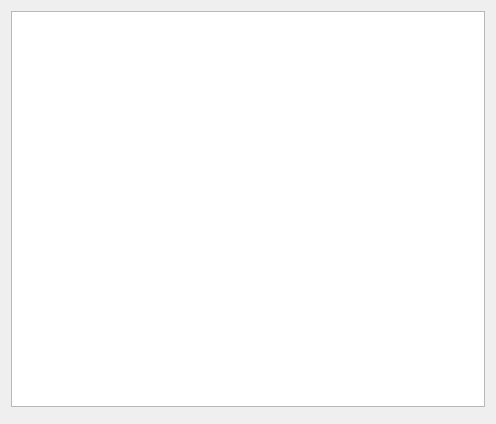
<ui version="4.0" >
 <class>MainWindow</class>
 <widget class="QWidget" name="MainWindow" >
  <property name="geometry" >
   <rect>
    <x>0</x>
    <y>0</y>
    <width>496</width>
    <height>424</height>
   </rect>
  </property>
  <property name="windowTitle" >
   <string>QNetworkAccessManager test</string>
  </property>
  <layout class="QGridLayout" name="gridLayout" >
   <item row="1" column="0" >
    <widget class="QDialogButtonBox" name="buttonBox" >
     <property name="orientation" >
      <enum>Qt::Horizontal</enum>
     </property>
     <property name="standardButtons" >
      <set>QDialogButtonBox::NoButton</set>
     </property>
     <property name="centerButtons" >
      <bool>false</bool>
     </property>
    </widget>
   </item>
   <item row="0" column="0" >
    <widget class="QTableView" name="tableView" >
     <property name="editTriggers" >
      <set>QAbstractItemView::DoubleClicked</set>
     </property>
     <property name="alternatingRowColors" >
      <bool>true</bool>
     </property>
     <property name="selectionMode" >
      <enum>QAbstractItemView::NoSelection</enum>
     </property>
     <property name="selectionBehavior" >
      <enum>QAbstractItemView::SelectRows</enum>
     </property>
    </widget>
   </item>
  </layout>
 </widget>
 <resources/>
 <connections/>
</ui>
